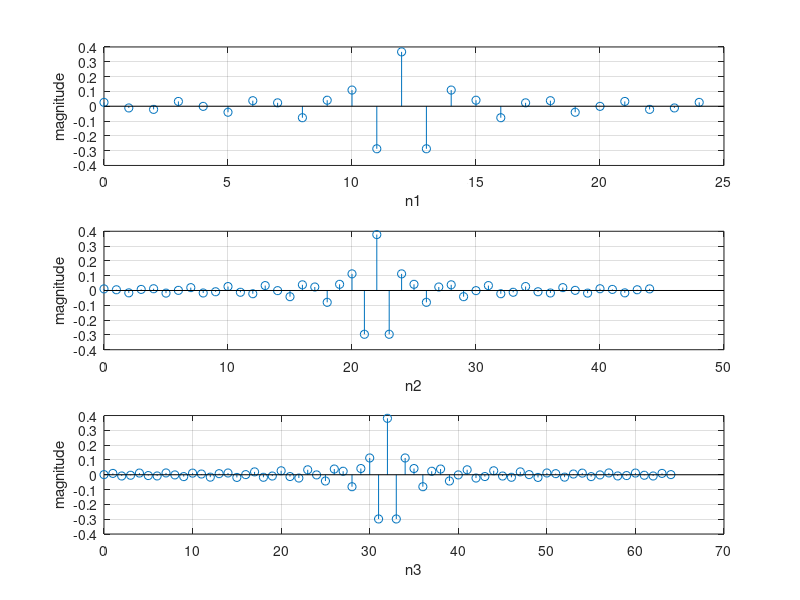
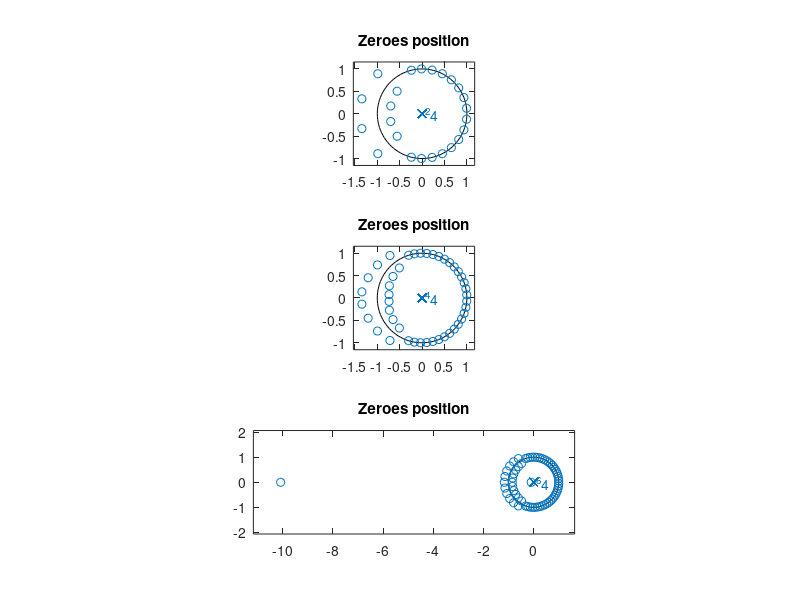
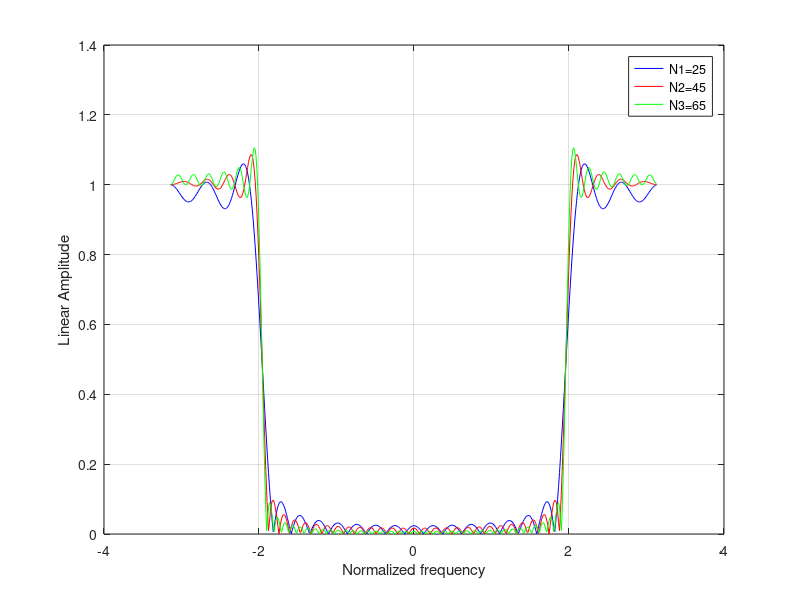
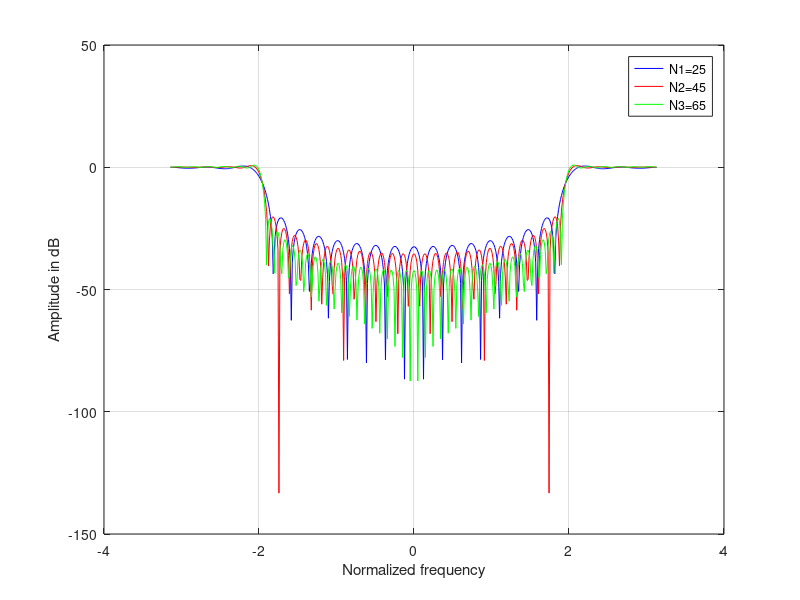

These charts were generated, in order, by the following MATLAB code:
%Exercise6 
%a
N1=25; N2=45; N3=65; %we have 3 HPF FIR filters
Fc=5000; Fs=16000;
wn=(2*Fc)/Fs; % same notation for f
%due to the fact we have to use window method, we have to use fir1
%due to the fact we have to use rectangular window, we have to use boxcar

h1_box=fir1(N1-1, wn, 'high', boxcar(N1)); 
h2_box=fir1(N2-1, wn, 'high', boxcar(N2));
h3_box=fir1(N3-1, wn, 'high', boxcar(N3));

n1=0:1:N1-1;
n2=0:1:N2-1;
n3=0:1:N3-1;
%impulse response
figure(1),subplot(3,1,1),stem(n1,h1_box),grid,xlabel('n1'),ylabel('magnitude') 
          subplot(3,1,2),stem(n2,h2_box),grid,xlabel('n2'),ylabel('magnitude') 
          subplot(3,1,3),stem(n3,h3_box),grid,xlabel('n3'),ylabel('magnitude')
%zero position
figure(2),subplot(3,1,1),zplane(h1_box),grid, title('Zeroes position')
          subplot(3,1,2),zplane(h2_box),grid, title('Zeroes position')
          subplot(3,1,3),zplane(h3_box),grid, title('Zeroes position')
          
%angular frequency characteristics 
H1_box=fft(h1_box,512); %the Fourier transform of h1
H2_box=fft(h2_box,512); %the Fourier transform of h2
H3_box=fft(h3_box,512); %the Fourier transform of h3
w=-pi: 2*pi/512: pi-2*pi/512;

Hf1_box=fftshift(abs(H1_box));
Hf2_box=fftshift(abs(H2_box));
Hf3_box=fftshift(abs(H3_box));

%linear
figure(3),plot(w,Hf1_box,'b',w,Hf2_box,'r',w,Hf3_box,'g'),grid
xlabel('Normalized frequency'),ylabel('Linear Amplitude')
legend('N1=25','N2=45','N3=65')
% dB
figure(4),plot(w,20*log10(Hf1_box),'b',w,20*log10(Hf2_box),'r',w,20*log10(Hf3_box),'g'),grid
xlabel('Normalized frequency'),ylabel('Amplitude in dB')
legend('N1=25','N2=45','N3=65')

%same but for hamming 
h1_ham=fir1(N1-1, wn, 'high', hamming(N1)); 
h2_ham=fir1(N2-1, wn, 'high', hamming(N2));
h3_ham=fir1(N3-1, wn, 'high', hamming(N3));

H1_ham=fft(h1_ham,512); %the Fourier transform of h1
H2_ham=fft(h2_ham,512); %the Fourier transform of h2
H3_ham=fft(h3_ham,512); %the Fourier transform of h3
w=-pi: 2*pi/512: pi-2*pi/512;

Hf1_ham=fftshift(abs(H1_ham));
Hf2_ham=fftshift(abs(H2_ham));
Hf3_ham=fftshift(abs(H3_ham));

%linear
figure(5),plot(w,Hf1_ham,'b',w,Hf2_ham,'r',w,Hf3_ham,'g'),grid
xlabel('Normalized frequency'),ylabel('Linear Amplitude')
legend('N1=25','N2=45','N3=65')
%box
figure(6),plot(w,20*log10(Hf1_ham),'b',w,20*log10(Hf2_ham),'r',w,20*log10(Hf3_ham),'g'),grid
xlabel('Normalized frequency'),ylabel('Linear Amplitude')
legend('N1=25','N2=45','N3=65')


%b) frequency sampling =fir2 - rectangular window
N1=25; N2=45; N3=65; 
Fc=5000; Fs=16000;
wn=(2*Fc)/Fs; % same notation for f
f=[0,wn,wn,1];
m=[0,0,1,1];
figure(7),plot(f,m),axis([0 1 -0.2 1.2]),grid,xlabel('m'),ylabel('f'),
title('The frequency response of the HighPass filter')
h1_b=fir2(N1-1, f, m, boxcar(N1)); 
h2_b=fir2(N2-1, f, m, boxcar(N2));
h3_b=fir2(N3-1, f, m, boxcar(N3));

H1_b=fft(h1_b,512); %the Fourier transform of h1
H2_b=fft(h2_b,512); %the Fourier transform of h2
H3_b=fft(h3_b,512); %the Fourier transform of h3
w=-pi: 2*pi/512: pi-2*pi/512;

figure(8),plot(w,fftshift(abs(H1_b)),w,fftshift(abs(H2_b)),w,fftshift(abs(H3_b))), 
grid, xlabel('normalized freq'), ylabel('magnitude'), title('linear Amplitude-freq characteristic using boxcar') 
legend('H1_b(N1=25)','H2_b(N2=45)','H3_b(N3=65)')

figure(9),plot(w,20*log10(fftshift(abs(H1_b))),w,20*log10(fftshift(abs(H2_b))),w,20*log10(fftshift(abs(H3_b)))), 
grid, xlabel('normalized freq'), ylabel('magnitude'), title('Amplitude-freq characteristic in dB using boxcar') 
legend('H1_b(N1=25)','H2_b(N2=45)','H3_b(N3=65)')


% hamming cu fir2
h1_b_ham=fir2(N1-1, f, m, hamming(N1));
h2_b_ham=fir2(N2-1, f, m, hamming(N2));
h3_b_ham=fir2(N3-1, f, m, hamming(N3));

H1_b_ham=fft(h1_b_ham,512);
H2_b_ham=fft(h2_b_ham,512); 
H3_b_ham=fft(h3_b_ham,512); 
w=-pi:2*pi/512:pi-2*pi/512; 

figure(10),
plot(w,fftshift(abs(H1_b_ham)),w,fftshift(abs(H2_b_ham)),w,fftshift(abs(H3_b_ham) )),
grid, xlabel('normalized freq'), ylabel('magnitude'), 
title('linear Amplitude-freq characteristic using Hamming'), 
legend('H1_b_ham(N1=25)','H2_b_ham(N2=45)','H3_b_ham(N3=65)')


figure(11),
plot(w,20*log10(fftshift(abs(H1_b_ham))),w,20*log10(fftshift(abs(H2_b_ham))),w,20*log10(fftshift(abs(H3_b_ham)))),
grid, xlabel('normalized freq'), ylabel('magnitude'), 
title('linear Amplitude-freq characteristic using Hamming'), 
legend('H1_b_ham(N1=25)','H2_b_ham(N2=45)','H3_b_ham(N3=65)')









